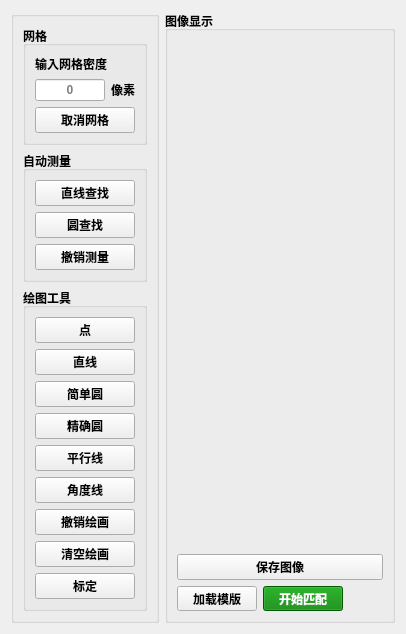
      <widget class="QWidget" name="tabFront">
       <attribute name="title">
        <string>对向视图</string>
       </attribute>
       <layout class="QHBoxLayout" name="horizontalLayout_tabFront">
        <item>
         <widget class="QGroupBox" name="groupBoxFrontMain">
          <property name="font">
           <font>
            <pointsize>9</pointsize>
            <bold>true</bold>
           </font>
          </property>
          <property name="title">
           <string/>
          </property>
          <layout class="QVBoxLayout" name="verticalLayout_frontMain" stretch="0,1,3">
           <item>
            <widget class="QGroupBox" name="groupBoxFrontGrid">
             <property name="font">
              <font>
               <pointsize>9</pointsize>
               <bold>true</bold>
              </font>
             </property>
             <property name="title">
              <string>网格</string>
             </property>
             <layout class="QGridLayout" name="gridLayout_frontGrid">
              <item row="2" column="0" colspan="2">
               <widget class="QPushButton" name="btnCancelGridsFront">
                <property name="font">
                 <font>
                  <pointsize>9</pointsize>
                  <bold>true</bold>
                 </font>
                </property>
                <property name="text">
                 <string>取消网格</string>
                </property>
               </widget>
              </item>
              <item row="1" column="1">
               <widget class="QLabel" name="labelFrontPixel">
                <property name="sizePolicy">
                 <sizepolicy hsizetype="Minimum" vsizetype="Fixed">
                  <horstretch>0</horstretch>
                  <verstretch>0</verstretch>
                 </sizepolicy>
                </property>
                <property name="text">
                 <string>像素</string>
                </property>
               </widget>
              </item>
              <item row="0" column="0" colspan="2">
               <widget class="QLabel" name="labelFrontGridDensity">
                <property name="sizePolicy">
                 <sizepolicy hsizetype="Maximum" vsizetype="Fixed">
                  <horstretch>0</horstretch>
                  <verstretch>0</verstretch>
                 </sizepolicy>
                </property>
                <property name="font">
                 <font>
                  <pointsize>9</pointsize>
                  <bold>true</bold>
                 </font>
                </property>
                <property name="text">
                 <string>输入网格密度</string>
                </property>
                <property name="alignment">
                 <set>Qt::AlignmentFlag::AlignRight|Qt::AlignmentFlag::AlignTrailing|Qt::AlignmentFlag::AlignVCenter</set>
                </property>
               </widget>
              </item>
              <item row="1" column="0">
               <widget class="QLineEdit" name="leGridDensFront">
                <property name="sizePolicy">
                 <sizepolicy hsizetype="Fixed" vsizetype="Fixed">
                  <horstretch>0</horstretch>
                  <verstretch>0</verstretch>
                 </sizepolicy>
                </property>
                <property name="maximumSize">
                 <size>
                  <width>70</width>
                  <height>16777215</height>
                 </size>
                </property>
                <property name="alignment">
                 <set>Qt::AlignmentFlag::AlignCenter</set>
                </property>
                <property name="placeholderText">
                 <string>0</string>
                </property>
               </widget>
              </item>
             </layout>
            </widget>
           </item>
           <item>
            <widget class="QGroupBox" name="groupBoxFrontAutoMeasure">
             <property name="font">
              <font>
               <pointsize>9</pointsize>
               <bold>true</bold>
              </font>
             </property>
             <property name="title">
              <string>自动测量</string>
             </property>
             <layout class="QVBoxLayout" name="verticalLayout_frontAutoMeasure">
              <item>
               <widget class="QPushButton" name="btnLineDetFront">
                <property name="font">
                 <font>
                  <pointsize>9</pointsize>
                  <bold>true</bold>
                 </font>
                </property>
                <property name="text">
                 <string>直线查找</string>
                </property>
               </widget>
              </item>
              <item>
               <widget class="QPushButton" name="btnCircleDetFront">
                <property name="font">
                 <font>
                  <pointsize>9</pointsize>
                  <bold>true</bold>
                 </font>
                </property>
                <property name="text">
                 <string>圆查找</string>
                </property>
               </widget>
              </item>
              <item>
               <widget class="QPushButton" name="btnCan1StepDetFront">
                <property name="font">
                 <font>
                  <pointsize>9</pointsize>
                  <bold>true</bold>
                 </font>
                </property>
                <property name="text">
                 <string>撤销测量</string>
                </property>
               </widget>
              </item>
             </layout>
            </widget>
           </item>
           <item>
            <widget class="QGroupBox" name="groupBoxFrontDrawTools">
             <property name="font">
              <font>
               <pointsize>9</pointsize>
               <bold>true</bold>
              </font>
             </property>
             <property name="title">
              <string>绘图工具</string>
             </property>
             <layout class="QVBoxLayout" name="verticalLayout_frontDrawTools">
              <item>
               <widget class="QPushButton" name="btnDrawPointFront">
                <property name="font">
                 <font>
                  <pointsize>9</pointsize>
                  <bold>true</bold>
                 </font>
                </property>
                <property name="text">
                 <string>点</string>
                </property>
               </widget>
              </item>
              <item>
               <widget class="QPushButton" name="btnDrawStraightFront">
                <property name="font">
                 <font>
                  <pointsize>9</pointsize>
                  <bold>true</bold>
                 </font>
                </property>
                <property name="text">
                 <string>直线</string>
                </property>
               </widget>
              </item>
              <item>
               <widget class="QPushButton" name="btnDrawSimpleCircleFront">
                <property name="font">
                 <font>
                  <pointsize>9</pointsize>
                  <bold>true</bold>
                 </font>
                </property>
                <property name="text">
                 <string>简单圆</string>
                </property>
               </widget>
              </item>
              <item>
               <widget class="QPushButton" name="btnDrawFineCircleFront">
                <property name="font">
                 <font>
                  <pointsize>9</pointsize>
                  <bold>true</bold>
                 </font>
                </property>
                <property name="text">
                 <string>精确圆</string>
                </property>
               </widget>
              </item>
              <item>
               <widget class="QPushButton" name="btnDrawParallelFront">
                <property name="font">
                 <font>
                  <pointsize>9</pointsize>
                  <bold>true</bold>
                 </font>
                </property>
                <property name="text">
                 <string>平行线</string>
                </property>
               </widget>
              </item>
              <item>
               <widget class="QPushButton" name="btnDraw2LineFront">
                <property name="font">
                 <font>
                  <pointsize>9</pointsize>
                  <bold>true</bold>
                 </font>
                </property>
                <property name="text">
                 <string>角度线</string>
                </property>
               </widget>
              </item>
              <item>
               <widget class="QPushButton" name="btnCan1StepDrawFront">
                <property name="font">
                 <font>
                  <pointsize>9</pointsize>
                  <bold>true</bold>
                 </font>
                </property>
                <property name="text">
                 <string>撤销绘画</string>
                </property>
               </widget>
              </item>
              <item>
               <widget class="QPushButton" name="btnClearDrawingsFront">
                <property name="font">
                 <font>
                  <pointsize>9</pointsize>
                  <bold>true</bold>
                 </font>
                </property>
                <property name="text">
                 <string>清空绘画</string>
                </property>
               </widget>
              </item>
              <item>
               <widget class="QPushButton" name="btnCalibrationFront">
                <property name="font">
                 <font>
                  <pointsize>9</pointsize>
                  <bold>true</bold>
                 </font>
                </property>
                <property name="text">
                 <string>标定</string>
                </property>
               </widget>
              </item>
             </layout>
            </widget>
           </item>
          </layout>
         </widget>
        </item>
        <item>
         <widget class="QGroupBox" name="groupBoxFrontDisplay">
          <property name="font">
           <font>
            <pointsize>9</pointsize>
            <bold>true</bold>
           </font>
          </property>
          <property name="title">
           <string>图像显示</string>
          </property>
          <layout class="QVBoxLayout" name="verticalLayout_frontDisplay">
           <item>
            <widget class="QLabel" name="lbFrontView2">
             <property name="sizePolicy">
              <sizepolicy hsizetype="Expanding" vsizetype="Preferred">
               <horstretch>0</horstretch>
               <verstretch>0</verstretch>
              </sizepolicy>
             </property>
             <property name="minimumSize">
              <size>
               <width>0</width>
               <height>0</height>
              </size>
             </property>
             <property name="maximumSize">
              <size>
               <width>16777215</width>
               <height>16777215</height>
              </size>
             </property>
             <property name="text">
              <string/>
             </property>
             <property name="alignment">
              <set>Qt::AlignmentFlag::AlignCenter</set>
             </property>
            </widget>
           </item>
           <item>
            <widget class="QPushButton" name="btnSaveImageFront">
             <property name="font">
              <font>
               <pointsize>9</pointsize>
               <bold>true</bold>
              </font>
             </property>
             <property name="text">
              <string>保存图像</string>
             </property>
            </widget>
           </item>
           <item>
            <layout class="QHBoxLayout" name="horizontalLayout_frontTemplate2">
             <item>
              <widget class="QPushButton" name="btnLoadTemplateFront2">
               <property name="maximumSize">
                <size>
                 <width>80</width>
                 <height>25</height>
                </size>
               </property>
               <property name="text">
                <string>加载模版</string>
               </property>
              </widget>
             </item>
             <item>
              <widget class="QPushButton" name="btnStartMatchingFront2">
               <property name="maximumSize">
                <size>
                 <width>80</width>
                 <height>25</height>
                </size>
               </property>
               <property name="styleSheet">
                <string>background-color: green; color: white;</string>
               </property>
               <property name="text">
                <string>开始匹配</string>
               </property>
              </widget>
             </item>
             <item>
              <spacer name="horizontalSpacer_frontTemplate2">
               <property name="orientation">
                <enum>Qt::Orientation::Horizontal</enum>
               </property>
               <property name="sizeHint" stdset="0">
                <size>
                 <width>40</width>
                 <height>20</height>
                </size>
               </property>
              </spacer>
             </item>
            </layout>
           </item>
          </layout>
         </widget>
        </item>
       </layout>
      </widget>
